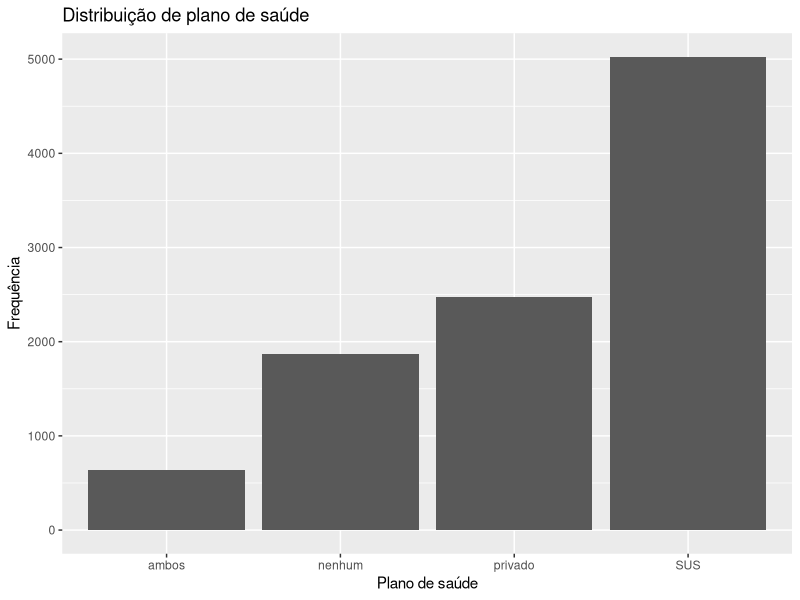
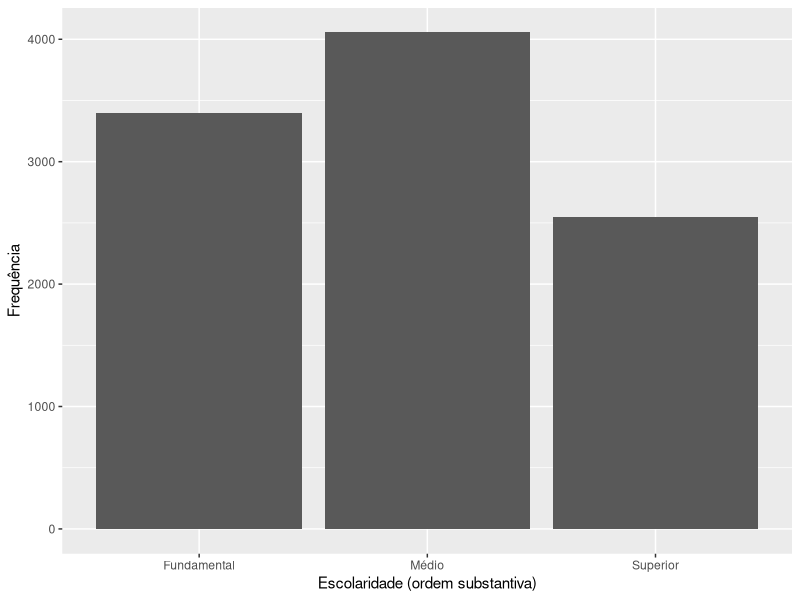
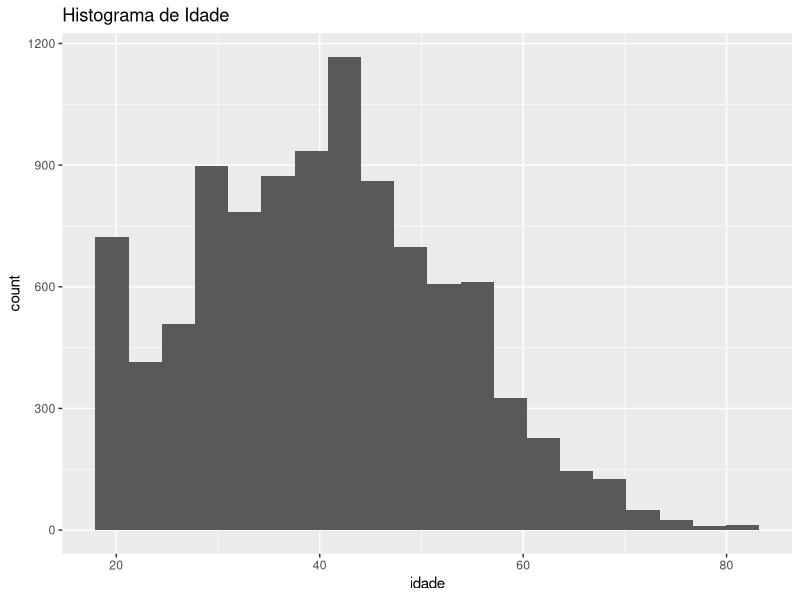
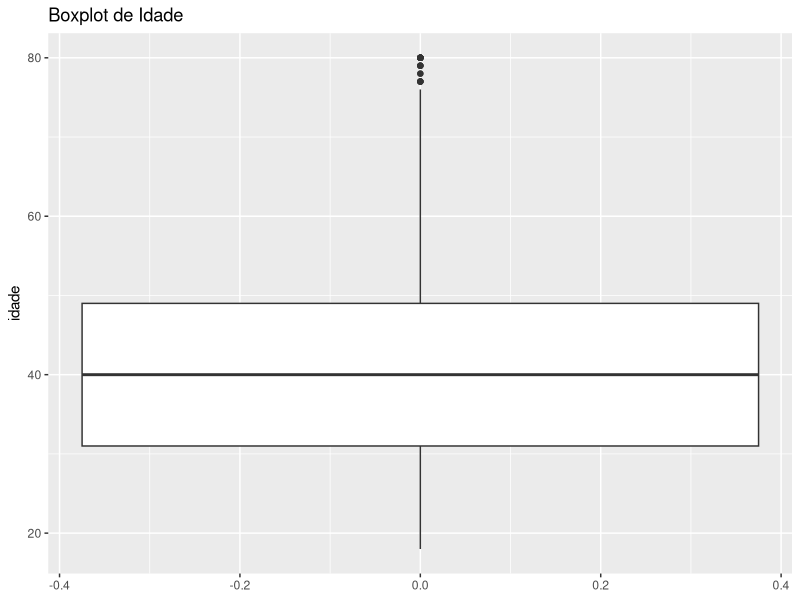
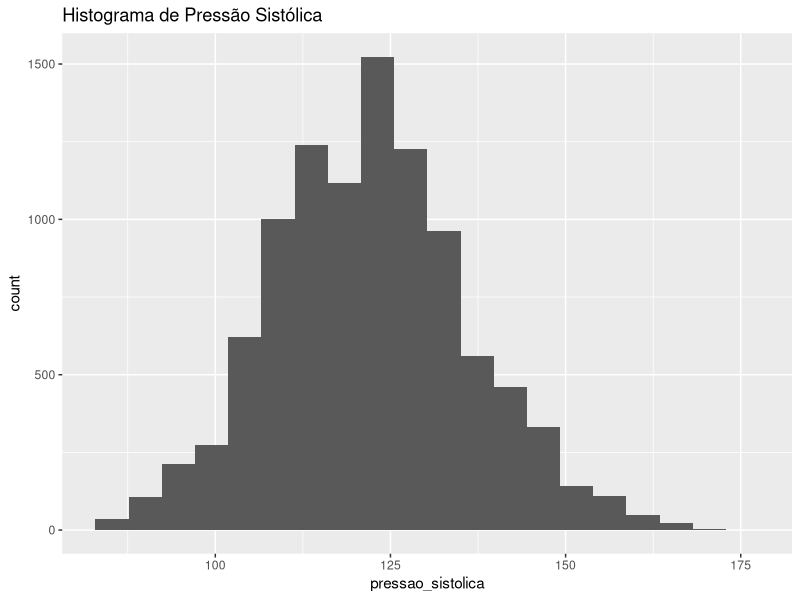
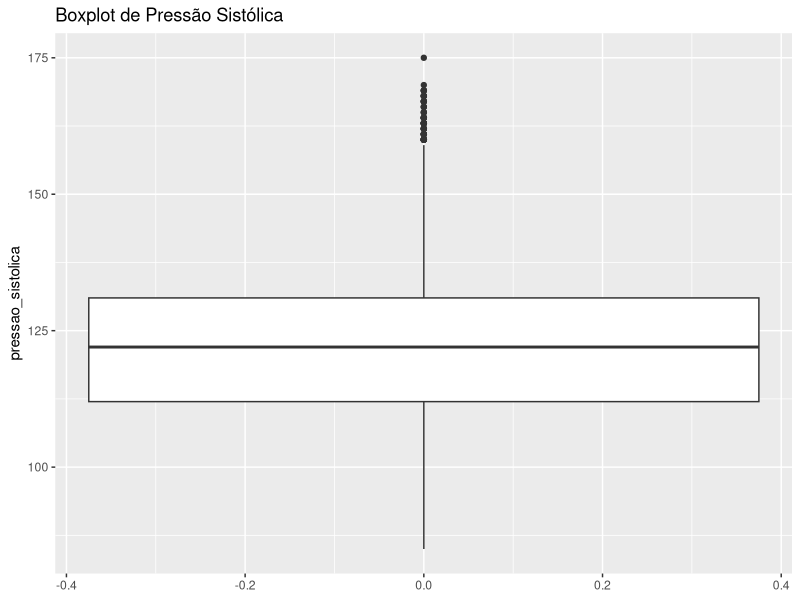
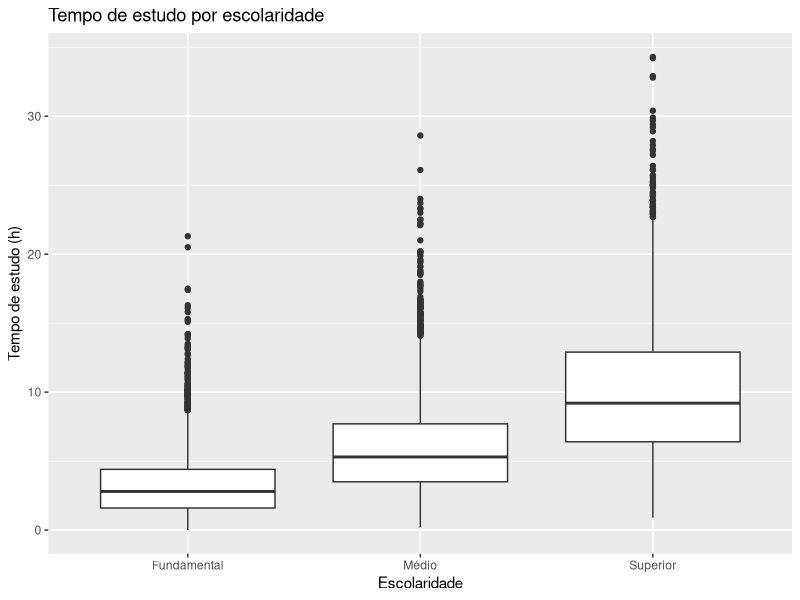
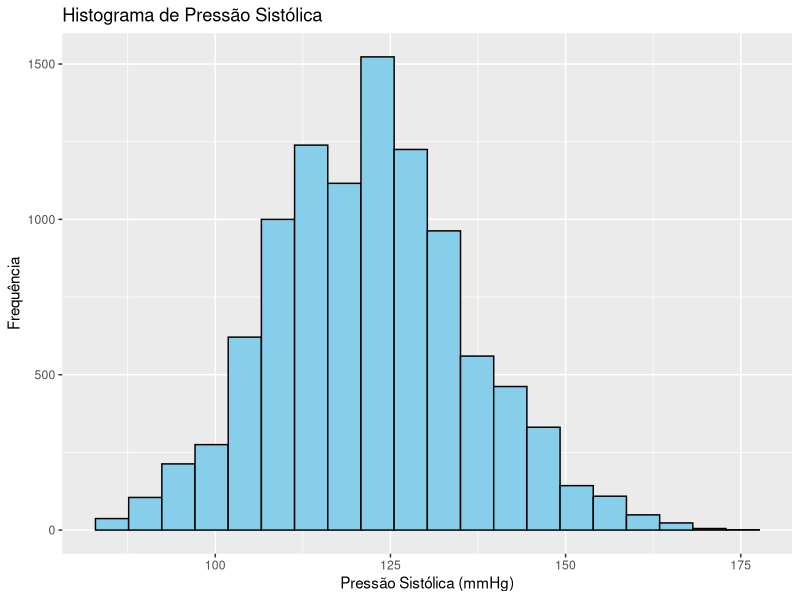

Recreate these plots in R, in order.
# ============================================================
# MQ101 — Métodos Quantitativos para Políticas Públicas
# Lista de Exercícios II — Tipos de Variáveis e Estatísticas Descritivas

# Nome: DEBORA RODRIGUES PEREIRA DIAS
# Matrícula/RA: 21202510146
# Turma: PPU00920253
# Data: 21/01/2026
# Descrição: Respostas da Lista #02
# ============================================================

# 1) Preparação do ambiente
# Instalação (só precisa rodar uma vez)
# install.packages(c("tidyverse", "readr", "ggplot2"))

# Carregamento (sempre que abrir o R)
library(tidyverse)
library(readr)
library(ggplot2)
library(dplyr) # para usar count()

options(scipen = 999) # evita notação científica

# Lê o arquivo educ_saude.csv que está dentro da subpasta "data"
# O caminho é relativo, ou seja, não depende de onde o R está instalado,
# apenas da estrutura de pastas do projeto.
# O resultado é armazenado no objeto "dados", que passa a conter a base
# para todas as análises seguintes.
dados <- read_csv("data/educ_saude.csv")


# ============================================================
# 2) Base de dados 
# Tarefa 1. Importação e inspeção
# ============================================================

library(readr)

# Importa a base
dados <- read_csv("data/educ_saude.csv")

# Estrutura geral: nº de linhas/colunas e tipo de cada variável
glimpse(dados)

# Estatísticas descritivas básicas
summary(dados)

# Número de linhas e colunas
nrow(dados)  # total de linhas (observações)
ncol(dados)  # total de colunas (variáveis)

# Classes das variáveis
str(dados)

# Verificação de valores ausentes (NA)
sum(is.na(dados))       # total de NA na base
colSums(is.na(dados))   # total de NA por coluna


## Resposta Tarefa 1:
# A base possui 10.000 linhas e 13 variáveis.
# Oito variáveis são qualitativas (texto/chr) e cinco são quantitativas (números/dbl).
# Não foram identificados valores ausentes (NA) nesta inspeção inicial.

# ============================================================
# # 3) Classificação de variáveis 
# Tarefa 2. Classifique e ajuste tipos
# ============================================================


dados <- dados |>
  mutate(
    sexo         = factor(sexo),                # qualitativa nominal (categorias F/M sem ordem)
    rede_escolar = factor(rede_escolar),        # qualitativa nominal (pública/privada sem hierarquia)
    plano_saude  = factor(plano_saude),         # qualitativa nominal (SUS/privado/ambos/nenhum)
    diagnostico  = factor(diagnostico),         # qualitativa nominal ("sem", "HAS", "DM", "outros")
    escolaridade = factor(escolaridade,
                          levels = c("Fundamental","Médio","Superior"),
                          ordered = TRUE)       # qualitativa ordinal (há hierarquia entre níveis)
  )

# Tabela de classificação teórica
dfl <- data.frame(
  variavel=c("id","sexo","escolaridade","anos_estudo","rede_escolar","municipio","UF",
             "idade","faltas_esc","tempo_estudo_h","pressao_sistolica","diagnostico","plano_saude"),
  tipoteorico=c("nominal","nominal","ordinal","discreta","nominal","nominal","nominal",
                "contínua","discreta","contínua","contínua","nominal","nominal"),
  stringsAsFactors=FALSE
)

dfl

# Conferência da estrutura
str(dados)
glimpse(dados)

## Comentários:
# - id: nominal, apenas identificador sem ordem.
# - sexo: nominal, categorias F/M sem hierarquia.
# - escolaridade: ordinal, pois há hierarquia (Fundamental < Médio < Superior).
# - anos_estudo: discreta, número inteiro de anos concluídos.
# - rede_escolar: nominal, categorias sem ordem (pública/privada).
# - municipio: nominal, nomes de cidades sem hierarquia.
# - UF: nominal, siglas de estados sem hierarquia.
# - idade: contínua, medida em anos, pode assumir muitos valores.
# - faltas_esc: discreta, número inteiro de faltas.
# - tempo_estudo_h: contínua, horas de estudo por semana (valores fracionados).
# - pressao_sistolica: contínua, medida em mmHg.
# - diagnostico: nominal, categorias sem ordem ("sem", "HAS", "DM", "outros").
# - plano_saude: nominal, categorias sem hierarquia (SUS, privado, ambos, nenhum).

## Resposta Tarefa 2:
# As variáveis foram classificadas de acordo com sua natureza teórica:
# - Nominais: id, sexo, rede_escolar, municipio, UF, diagnostico, plano_saude.
# - Ordinal: escolaridade (há hierarquia entre Fundamental < Médio < Superior).
# - Discretas: anos_estudo, faltas_esc (valores inteiros, contagens).
# - Contínuas: idade, tempo_estudo_h, pressao_sistolica (medidas que podem assumir muitos valores).
# Após o ajuste com mutate(), as variáveis qualitativas foram convertidas em fatores
# e escolaridade foi definida como ordinal. A estrutura final está coerente com a teoria.
#Essa coerência entre tipo teórico e classe no R é essencial para aplicar estatísticas e gráficos corretamente, 
#evitando interpretações equivocadas.

# ============================================================
# 4) Variáveis qualitativas — frequências e gráficos
# Tarefa 3A. Frequências absolutas e relativas
# ============================================================

# Tarefa 3A. Frequências absolutas e relativas
tab_plano <- table(dados$plano_saude)
prop_plano <- prop.table(tab_plano)
cbind(FA = tab_plano, FR = round(100 * prop_plano, 1))

## Resposta Tarefa 3A:
# A moda é a categoria "SUS", com 5024 pessoas.
# A proporção dominante é 50,2%, indicando que metade dos entrevistados depende do SUS.
# As demais categorias aparecem em menor proporção: privado (24,7%), nenhum (18,7%) e ambos (6,3%).
#Esses resultados mostram a predominância do SUS como principal forma de acesso à saúde,
#enquanto planos privados e ausência de cobertura aparecem em menor proporção.

# Tarefa 3B. Gráfico de barras (qualitativa nominal)
dados |>
  count(plano_saude) |>
  ggplot(aes(x = plano_saude, y = n)) +
  geom_col() +
  labs(x = "Plano de saúde", y = "Frequência",
       title = "Distribuição de plano de saúde")


## Resposta Tarefa 3B:
# O gráfico mostra a distribuição dos planos de saúde.
# A categoria "SUS" aparece como a mais frequente, confirmando a moda e a proporção dominante
# já observadas na Tarefa 3A (50,2%). As categorias "privado", "nenhum" e "ambos" aparecem
# em proporções menores, o que reforça a predominância do SUS na amostra.
#O gráfico facilita a comparação visual entre categorias, 
#destacando a predominância do SUS em relação às demais formas de cobertura.

# Tarefa 3C. Barras ordenadas (qualitativa ordinal)
dados |>
  count(escolaridade) |>
  ggplot(aes(x = escolaridade, y = n)) +
  geom_col() +
  labs(x = "Escolaridade (ordem substantiva)", y = "Frequência")

## Resposta Tarefa 3C:
# O gráfico mostra a distribuição dos níveis de escolaridade.
# A ordem das categorias é fundamental porque "escolaridade" é uma variável ordinal.
# Com a ordem correta (Fundamental < Médio < Superior), conseguimos interpretar a progressão
# dos níveis educacionais e comparar a distribuição de forma substantiva.
# Se as barras fossem mostradas em ordem aleatória, perderíamos essa hierarquia
# e a análise ficaria prejudicada.
#Assim, respeitar a ordem das categorias garante que o gráfico represente corretamente a progressão educacional 
#e evita interpretações equivocadas.


# ============================================================
#5 Variáveis quantitativas — medidas e distribuição
# Escolha duas variáveis: idade e pressao_sistolica.
# ============================================================

#Tarefa 4A. Tendência central e dispersão

sumario_idade <- dados |>
  summarise(
    n = sum(!is.na(idade)),
    media = mean(idade, na.rm = TRUE),
    mediana= median(idade, na.rm = TRUE),
    min = min(idade, na.rm = TRUE),
    max = max(idade, na.rm = TRUE),
    dp  = sd(idade, na.rm = TRUE)
  )
sumario_idade

#resumo para pressão sistólica
# Repita para pressao_sistolica. Compare média vs. mediana. Há assimetria?

## Resposta Tarefa 4A:
# Idade: média (40,4) ≈ mediana (40), indicando simetria. 
# Intervalo de 18 a 80 anos, com dispersão moderada (dp = 12,5).
# Pressão sistólica: média (122) = mediana (122), também simétrica.
# Valores entre 85 e 175 mmHg, com dispersão moderada (dp = 14,1).
# Esses resultados indicam distribuições aproximadamente simétricas, 
#sem grandes desvios entre média e mediana, 
#o que sugere ausência de forte assimetria nos dados.

#Tarefa 4B. Histograma e boxplot

# Idade
ggplot(dados, aes(x = idade)) +
  geom_histogram(bins = 20) +
  labs(title = "Histograma de Idade")

ggplot(dados, aes(y = idade)) +
  geom_boxplot() +
  labs(title = "Boxplot de Idade")

# Pressão Sistólica
ggplot(dados, aes(x = pressao_sistolica)) +
  geom_histogram(bins = 20) +
  labs(title = "Histograma de Pressão Sistólica")

ggplot(dados, aes(y = pressao_sistolica)) +
  geom_boxplot() +
  labs(title = "Boxplot de Pressão Sistólica")


## Resposta Tarefa 4B:
# Histograma e boxplot de Idade: distribuição simétrica, caudas curtas, poucos outliers.
# Histograma e boxplot de Pressão Sistólica: distribuição simétrica, caudas moderadas, alguns valores extremos.
#“Esses gráficos complementam as medidas descritivas, permitindo visualizar a forma da distribuição 
#e identificar valores extremos de maneira intuitiva.

# ============================================================
# 6 Tabelas cruzadas e resumos por grupo
# ============================================================

# Tarefa 5A - Qual diagnóstico é mais prevalente dentro de cada tipo de plano?

tab_cross <- table(dados$diagnostico, dados$plano_saude)
tab_cross

# Percentuais por coluna (plano de saúde)
round(100 * prop.table(tab_cross, margin = 2), 1)

## Resposta Tarefa 5A:
# Em todos os planos de saúde, a maioria dos indivíduos está na categoria "sem",
# que significa ausência de diagnóstico registrado (≈ 80% em cada plano).
# Entre os diagnósticos presentes, HAS é o mais prevalente em todos os planos (≈ 12%),
# seguido por "outros" e DM, com proporções menores.
# Observa-se pequena variação: HAS é ligeiramente mais frequente no SUS (12,5%).
#Esse cruzamento mostra que a ausência de diagnóstico é predominante em todos os planos,
#mas a hipertensão (HAS) aparece como o principal problema de saúde identificado, 
#especialmente entre usuários do SUS.


# Tarefa 5B 1 - Resumo de idade por sexo
dados |>
  group_by(sexo) |>
  summarise(
    n = n(),
    media_idade = mean(idade, na.rm = TRUE),
    dp_idade = sd(idade, na.rm = TRUE),
    mediana_idade = median(idade, na.rm = TRUE)
  )

## Resposta Tarefa 5B 1 (Idade por sexo):
# As médias e medianas de idade são praticamente iguais entre homens (40,5) e mulheres (40,3),
# indicando distribuições muito semelhantes. O desvio padrão também é próximo (12,4 vs 12,5),
# mostrando que a variabilidade da idade é equivalente nos dois grupos.

# Tarefa 5B 2 - Resumo de idade por escolaridade
dados |>
  group_by(escolaridade) |>
  summarise(
    n = n(),
    media_idade = mean(idade, na.rm = TRUE),
    dp_idade = sd(idade, na.rm = TRUE),
    mediana_idade = median(idade, na.rm = TRUE)
  )
## Resposta Tarefa 5B 2 (Idade por escolaridade):
# As médias e medianas de idade são praticamente iguais entre os três níveis de escolaridade (≈ 40 anos),
# indicando distribuições muito semelhantes. Os desvios padrão também são próximos (≈ 12,5),
# mostrando que a variabilidade da idade não difere de forma relevante entre os grupos.

## Conclusão Tarefa 5B:
# Tanto por sexo quanto por escolaridade, as idades médias e medianas são praticamente iguais,
# e os desvios padrão também são muito próximos. Isso indica que, neste conjunto de dados,
# não há diferenças relevantes na distribuição da idade entre os grupos analisados.
#Esses resultados sugerem que, na amostra, idade não varia de forma significativa entre grupos de sexo ou escolaridade, 
#o que pode indicar homogeneidade etária na população estudada.

# ============================================================
# 7 Valores ausentes e outliers
# ============================================================

# Tarefa 6A - Valores ausentes
colSums(is.na(dados))

# Exemplo: calcular média de idade com e sem NA
mean(dados$idade)              # dá NA se houver valores ausentes
mean(dados$idade, na.rm = TRUE) # ignora os NAs

## Resposta Tarefa 6A:
# A função colSums(is.na(dados)) mostrou que não há valores ausentes em nenhuma variável.
# Quando existem NAs, funções como mean() retornam NA se não especificarmos na.rm=TRUE.
# O argumento na.rm=TRUE serve para ignorar os valores ausentes e calcular a estatística
# apenas com os dados válidos. No nosso caso, como não há NAs, os resultados são iguais.
#Esse procedimento é essencial em bases reais, 
#pois garante que estatísticas não sejam invalidadas pela presença de valores ausentes.

# Tarefa 6B - Outliers em tempo de estudo
Q <- quantile(dados$tempo_estudo_h, probs = c(.25, .75), na.rm = TRUE)
IQRv <- IQR(dados$tempo_estudo_h, na.rm = TRUE)

lim_inf <- Q[1] - 1.5 * IQRv
lim_sup <- Q[2] + 1.5 * IQRv

subset_out <- dados |>
  filter(tempo_estudo_h < lim_inf | tempo_estudo_h > lim_sup)

nrow(subset_out)   # quantos outliers
head(subset_out)   # primeiros casos de outliers

## Resposta Tarefa 6B:
# Foram identificados 348 outliers em tempo_estudo_h pela regra do IQR.
# Esses valores estão acima do limite superior calculado e representam tempos de estudo
# bem maiores que a maioria dos casos.
# Outliers podem ter diferentes significados:
# - Erros de digitação ou coleta (ex.: valores exagerados ou improváveis).
# - Casos raros (indivíduos que realmente estudaram muito mais que os demais).
# - Informações válidas que refletem diversidade real da amostra.
# A decisão sobre como tratá-los depende do contexto da análise:
# em alguns estudos podem ser removidos, em outros podem trazer insights importantes
# sobre comportamentos extremos.
#Portanto, a análise de outliers deve sempre considerar o contexto substantivo,
#evitando exclusões automáticas que possam eliminar informações relevantes.

# ============================================================
# 8 Exercícios aplicados (educação e saúde)
# ============================================================

# Frequência absoluta (FA) e relativa (FR) da rede escolar
tab_rede <- table(dados$rede_escolar)
tab_rede

prop_rede <- prop.table(tab_rede) * 100
round(prop_rede, 1)

## Resposta Educação (a) ) Distribuição de rede_escolar (FA/FR).:
# A frequência absoluta mostra que 2796 alunos estão na rede privada e 7204 na rede pública.
# A frequência relativa indica que 28% pertencem à rede privada e 72% à rede pública.
# Portanto, a maioria dos alunos da amostra está na rede pública.

# Boxplots de tempo de estudo por escolaridade
ggplot(dados, aes(x = escolaridade, y = tempo_estudo_h)) +
  geom_boxplot() +
  labs(title = "Tempo de estudo por escolaridade", 
       x = "Escolaridade", 
       y = "Tempo de estudo (h)")

## Resposta Educação (b/c) 
##b) Compare tempo_estudo_h por escolaridade com boxplots.
##c) Interprete: há padrão monotônico com a ordem da escolaridade?:
# Os boxplots mostram que a mediana do tempo de estudo é semelhante entre os três níveis de escolaridade,
# com pequenas variações. As distribuições apresentam dispersão parecida e alguns outliers em todos os grupos.
# Não se observa um padrão monotônico claro (isto é, não há aumento consistente do tempo de estudo
# do Fundamental para o Médio e para o Superior).
#Esses resultados mostram que a rede pública concentra a maioria dos alunos 
#e que o tempo de estudo não varia de forma consistente com a escolaridade.

#Saúde
# Histograma de pressão sistólica
ggplot(dados, aes(x = pressao_sistolica)) +
  geom_histogram(bins = 20, fill = "skyblue", color = "black") +
  labs(title = "Histograma de Pressão Sistólica", 
       x = "Pressão Sistólica (mmHg)", 
       y = "Frequência")

# Estatísticas resumo
mean(dados$pressao_sistolica, na.rm = TRUE)
median(dados$pressao_sistolica, na.rm = TRUE)
sd(dados$pressao_sistolica, na.rm = TRUE)

## Resposta (a) Histograma de pressao_sistolica e reporte média/mediana/DP.:
# O histograma da pressão sistólica mostra uma distribuição aproximadamente simétrica.
# A média foi de 122,2 mmHg, a mediana 122 mmHg e o desvio padrão 14,0 mmHg.
# Isso indica que os valores estão concentrados em torno de 120 mmHg, sem grandes desvios,
# e que a média e a mediana praticamente coincidem, reforçando a simetria da distribuição.
#A pressão sistólica apresenta distribuição simétrica em torno de 120 mmHg, 
#e a hipertensão (HAS) é o diagnóstico mais prevalente em todos os planos de saúde

# Cruzamento diagnostico × plano_saude (% por coluna)
tab_cross <- table(dados$diagnostico, dados$plano_saude)
round(100 * prop.table(tab_cross, margin = 2), 1)

## Resposta (b) Cruzamento diagnostico × plano_saude (% por coluna).:
# Em todos os planos de saúde, a maioria dos indivíduos está na categoria "sem diagnóstico"
# (≈ 80%). O diagnóstico de HAS aparece em segundo lugar, com cerca de 12% em todos os planos.
# Os demais diagnósticos (DM e outros) têm proporções menores, variando entre 0,7% e 6,6%.

## Resposta (c)  Interprete: qual diagnóstico é mais prevalente em cada plano?:
# O diagnóstico mais prevalente em cada plano é HAS, seguido por "outros" e DM.
# Apesar de pequenas variações entre os planos (HAS ligeiramente mais frequente no SUS),
# o padrão geral se mantém: HAS é o diagnóstico predominante entre os casos registrados.

# ============================================================
# 9 Desafio 
#Crie uma tabela-síntese por escolaridade com:
#  • n, média e mediana de idade, DP, mínimo e máximo;
#• FA/FR de plano_saude dentro de cada escolaridade.
# ============================================================

# Tabela-síntese por escolaridade
dados %>%
  group_by(escolaridade) %>%
  summarise(
    n = n(),
    media_idade = mean(idade, na.rm = TRUE),
    mediana_idade = median(idade, na.rm = TRUE),
    dp_idade = sd(idade, na.rm = TRUE),
    min_idade = min(idade, na.rm = TRUE),
    max_idade = max(idade, na.rm = TRUE)
  )

# Frequência absoluta e relativa de plano_saude por escolaridade
dados %>%
  group_by(escolaridade, plano_saude) %>%
  summarise(n = n(), .groups = "drop") %>%
  mutate(prop = round(100 * n / sum(n), 1))

#1. Barras empilhadas (proporções)

dados %>%
  count(escolaridade, plano_saude) %>%
  group_by(escolaridade) %>%
  mutate(prop = n / sum(n)) %>%
  ggplot(aes(x = escolaridade, y = prop, fill = plano_saude)) +
  geom_col(position = "fill") +
  scale_y_continuous(labels = scales::percent_format()) +
  labs(title = "Distribuição de plano de saúde por escolaridade",
       x = "Escolaridade", y = "Proporção")

# 2. Boxplot de tempo de estudo por escolaridade
ggplot(dados, aes(x = escolaridade, y = tempo_estudo_h)) +
  geom_boxplot() +
  labs(title = "Tempo de estudo por escolaridade",
       x = "Escolaridade", y = "Tempo de estudo (h)")

## Resposta Desafio 9:
# A tabela-síntese mostra que a idade média e mediana são próximas (~40 anos) em todos os níveis de escolaridade,
# com desvio padrão em torno de 12 anos e valores mínimos e máximos semelhantes.
# A distribuição de plano de saúde dentro de cada escolaridade revela que a maioria dos indivíduos está vinculada ao SUS,
# seguido por plano privado, nenhum e ambos, com pequenas variações entre os grupos.
# O gráfico de barras empilhadas confirma essas proporções de forma visual.
# O boxplot de tempo de estudo por escolaridade mostra distribuições semelhantes entre os grupos,
# sem padrão monotônico claro, mas com presença de outliers em todos os níveis.
#Assim, o desafio integra estatísticas descritivas, frequências e gráficos, 
#oferecendo uma visão abrangente da relação entre escolaridade, idade, tempo de estudo e acesso à saúde na amostra.

# Nota final sobre NAs e outliers:
# - Não foram identificados valores ausentes (NA) na base, conforme verificação com colSums().
# - Foram identificados 348 outliers em tempo_estudo_h pela regra do IQR.
#   Esses valores foram comentados e interpretados como possíveis casos extremos ou erros de coleta.

## Conclusão Geral
# A Lista 2 permitiu aplicar conceitos de tipos de variáveis e estatísticas descritivas
# em um conjunto de dados de educação e saúde. Foram realizadas inspeções iniciais,
# classificações teóricas, cálculos de frequências, medidas de tendência central e dispersão,
# além de representações gráficas e tabelas cruzadas. A análise mostrou predominância da rede
# pública na educação, do SUS na saúde e da hipertensão como diagnóstico mais prevalente.
# Também foi possível discutir a importância do tratamento de valores ausentes e outliers.
# Assim, o exercício consolidou a prática de análise exploratória de dados, conectando teoria
# estatística com aplicações em políticas públicas.

# Checklist atendido:
# - Script funcional com comentários ✔
# - Tabelas de frequência (rede_escolar, plano_saude) ✔
# - Estatísticas descritivas (idade, pressao_sistolica) ✔
# - Histogramas e boxplots (pressao_sistolica, tempo_estudo_h) ✔
# - Tabelas cruzadas (diagnostico × plano_saude) ✔
# - Resumo por grupo (idade por escolaridade) ✔
# - Tratamento de NA e comentário sobre outliers ✔
# - Interpretações claras em cada item ✔


# ============================================================
# Finalização do exercício
# ============================================================

# Exibe informações sobre o ambiente de execução:
# versão do R, pacotes carregados e suas versões.
# Útil para garantir reprodutibilidade dos resultados.
sessionInfo()

print("Script finalizado sem erros!")
